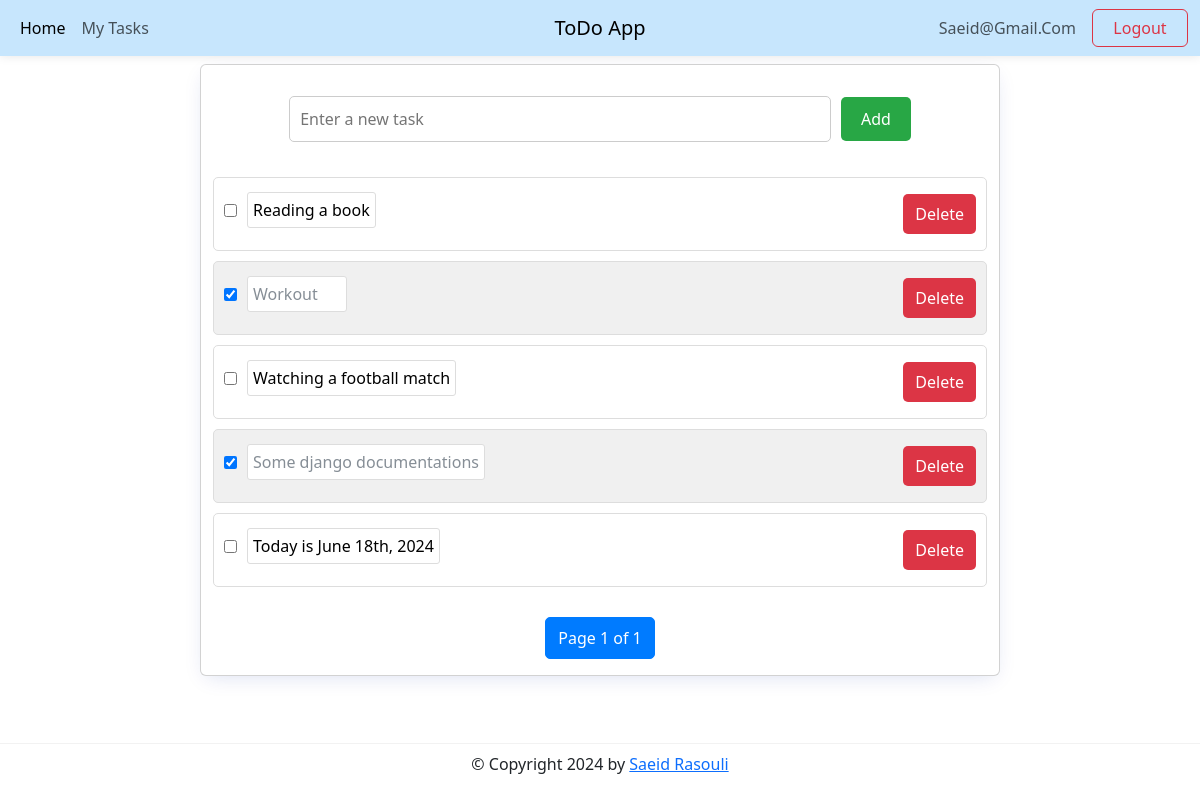
The app's page /todo/tasks/ (signed in) with its own data.
### accounts/models.py (models this page shows)
class User(AbstractBaseUser, PermissionsMixin):
    email = models.EmailField(max_length=255, unique=True)  # Email field
    is_superuser = models.BooleanField(default=False)  # Superuser flag
    is_staff = models.BooleanField(default=False)  # Staff flag
    is_active = models.BooleanField(default=True)  # Active flag
    date_joined = models.DateTimeField(auto_now_add=True)  # Date joined
    created_at = models.DateTimeField(auto_now_add=True)  # Created at timestamp
    updated_at = models.DateTimeField(auto_now=True)  # Updated at timestamp
    USERNAME_FIELD = 'email'  # Use email for login
    REQUIRED_FIELDS = []  # No additional required fields
    objects = UserManager()  # Manager for user model

### tasks/models.py (models this page shows, shortened)
class Task(models.Model):
    author = models.ForeignKey("accounts.User", on_delete=models.CASCADE)
    title = models.TextField()
    status = models.BooleanField(default=False)
    created_at = models.DateTimeField(auto_now_add=True)
    updated_at = models.DateTimeField(auto_now=True)

### tasks/views.py (the view)
# urls.py: path('tasks/', TaskListView.as_view(), name='list'),
class TaskListView(LoginRequiredMixin, ListView):
    model = Task
    ordering = "-created_at"
    context_object_name = 'tasks'
    paginate_by = 7
    def get_queryset(self):
        return Task.objects.filter(author=self.request.user)

### tasks/templates/tasks/task_list.html (shortened to what this page needs)
{% extends "base.html" %}
{% load static %}
{% block content %}
<div class="container-fluid card">
    <form action="{% url 'tasks:create' %}" method="POST" class="task-form">
        <input type="text" name="title" placeholder="Enter a new task" required>
        <button type="submit">Add</button>
    </form>
    {% for task in tasks %}
        <div class="task {% if task.status %}completed{% else %}incomplete{% endif %}">
            <form class="status-form" data-task-id="{{ task.id }}">
                <div class="task-content">
                    <input type="checkbox" class="task-checkbox" {% if task.status %}checked{% endif %} data-task-id="{{ task.id }}">
                    <span class="editable" contenteditable="true" data-task-id="{{ task.id }}">{{ task.title }}</span>
                </div>
            </form>
            <div class="task-actions">
                <form action="{% url 'tasks:delete' pk=task.id %}" method="POST">
                    <button type="submit" class="delete">Delete</button>
                </form>
            </div>
        </div>
    {% endfor %}
    <div class="pagination">
        <span class="step-links">
            <span class="current">
                Page {{ page_obj.number }} of {{ page_obj.paginator.num_pages }}
            </span>
        </span>
    </div>
</div>
{% endblock %}

### templates/base.html (shortened to what this page needs)
{% load static %}
<!DOCTYPE html>
<html lang="en">
<head>
    <link rel="stylesheet" href="{% static 'css/styles.css' %}">
    <link href="https://cdn.jsdelivr.net/npm/bootstrap@5.3.3/dist/css/bootstrap.min.css" rel="stylesheet">
</head>
<body>
    <nav class="navbar navbar-expand-lg navbar-light fixed-top" style="background-color: #c7e6fd;">
        <div class="container-fluid">
            <a class="navbar-brand navbar-brand-centered" href="#">ToDo App</a>
            <div class="collapse navbar-collapse justify-content-between" id="navbarTogglerDemo03">
                <ul class="navbar-nav me-auto mb-2 mb-lg-0">
                    <li class="nav-item">
                        <a class="nav-link active" aria-current="page" href="{% url 'tasks:home' %}">Home</a>
                    </li>
                    {% if request.user.is_authenticated %}
                    <li class="nav-item">
                        <a class="nav-link" href="{% url 'tasks:list' %}">My Tasks</a>
                    </li>
                    {% endif %}
                </ul>
                <div class="d-flex ms-auto align-items-center">
                    {% if request.user.is_authenticated %}
                        <span class="navbar-text">{{ request.user | title }}</span>
                        <a href="{% url 'logout' %}" class="btn btn-outline-danger">Logout</a>
                    {% else %}
                        <a href="{% url 'login' %}" class="btn btn-outline-primary me-2">Login</a>
                        <a href="{% url 'register' %}" class="btn btn-primary">Join Now</a>
                    {% endif %}
                </div>
            </div>
        </div>
    </nav>
    <main>
        <div class="container">
            {% block content %}
            {% endblock content %}
        </div>
    </main>
    <footer class="footer">
        <div>
            <p>© Copyright {% now "Y" %} by <a href="https://github.com/rasoulisaeid">Saeid Rasouli</a></p>
        </div>
    </footer>
</body>
</html>

### static/css/styles.css (style rules this page uses)
:root { --color-primary: #3B5323; --color-secondary: #86b7fe; --color-light: #f2f2f2; --color-gray: #ced4da; --color-dark: #212121; --color-white: #ffffff; --color-error: #e2442f; --color-warning: #ffc900; --color-info: #02a2b9; --color-success: #1ba345; --color-input: #00d1b2; --border-radius: 5px; }
* { margin: 0; padding: 0; box-sizing: border-box; text-rendering: optimizeLegibility; }
html, body { height: 100%; }
input, button, textarea { font: inherit; }
body { font-family: 'Dosis', sans-serif; font-size: 1rem; line-height: 1.7; display: flex; flex-direction: column; padding-top: 56px; }
a { color: var(--color-primary); text-decoration: none; }
.container { width: 60%; max-width: 960px; display: flex; margin: 0 auto; padding: 0.5rem; background-color: white; }
.navbar-brand-centered { position: absolute; left: 50%; transform: translateX(-50%); }
.navbar-text { margin-right: 1rem; }
.navbar { z-index: 1000; }
.card { border: solid 1px var(--color-light); padding: 1rem; border-radius: var(--border-radius); box-shadow: rgba(11 43 158 / 15%) 0px 6px 20px -6px; min-width: 400px; max-width: 800px; }
form > * { display: block; margin-bottom: 0.5rem; }
form > input[type='submit'], form > button { margin: 1rem 0; }
input[type='text'], input[type='email'], input[type='password'], textarea { border-radius: var(--border-radius); border: solid 1px var(--color-gray); width: 100%; padding: 0.25rem 0.75rem; }
.footer p { text-align: center; }
.footer { margin-top: auto; padding: 0.5rem 0; border-top: solid 1px var(--color-light); }
.btn { padding: 0.25rem 0.75rem; border-radius: var(--border-radius); background-color: var(--color-white); border: solid 1px var(--color-white); color: var(--color-dark); cursor: pointer; text-decoration: none; font-size: 1rem; min-width: 6rem; text-align: center; }
.navbar { width: 100%; background-color: #007bff; color: white; padding: 10px 0; box-shadow: 0 0 10px rgba(0, 0, 0, 0.1); }
.task-form { text-align: center; margin-bottom: 20px; display: flex; justify-content: center; align-items: center; }
.task-form input[type="text"] { width: 70%; padding: 10px; border: 1px solid #ccc; border-radius: 5px; margin-right: 10px; }
.task-form button { padding: 10px 20px; border: none; background-color: #28a745; color: white; border-radius: 5px; cursor: pointer; }
.task { display: flex; justify-content: space-between; align-items: center; margin-bottom: 10px; padding-right: 10px; padding-left: 10px; border-radius: 5px; }
.task.incomplete { background-color: white; color: black; border: 1px solid #ddd; }
.task.completed { background-color: #f0f0f0; color: #868e96; border: 1px solid #ddd; }
.task-content { display: flex; align-items: center; }
.task-checkbox { margin-right: 10px; align-self: center; }
.task-actions a, .task-actions button { margin-left: 10px; padding: 8px 12px; border: none; border-radius: 5px; color: white; cursor: pointer; text-decoration: none; }
.task-actions button.delete { background-color: #dc3545; }
.editable { cursor: text; outline: none; }
.editable[contenteditable="true"] { flex-grow: 1; min-width: 100px; padding: 5px; border: 1px solid #ddd; border-radius: 3px; background-color: #fff; }
.pagination { display: flex; justify-content: center; margin-top: 20px; flex-wrap: wrap; align-content: center; text-align: center; }
.pagination .step-links { display: flex; justify-content: center; align-items: center; }
.pagination .current { margin: 0 5px; padding: 8px 12px; background-color: #007bff; color: white; border: 1px solid #007bff; border-radius: 5px; }

### records on screen
User: user "Saeid@Gmail.Com"
Task: title "Reading a book"
Task: status "☑", title "Workout"
Task: title "Watching a football match"
Task: status "☑", title "Some django documentations"
Task: title "Today is June 18th, 2024"

### other values on screen
{{ page_obj.number }} "1"
{{ page_obj.paginator.num_pages }} "1"
